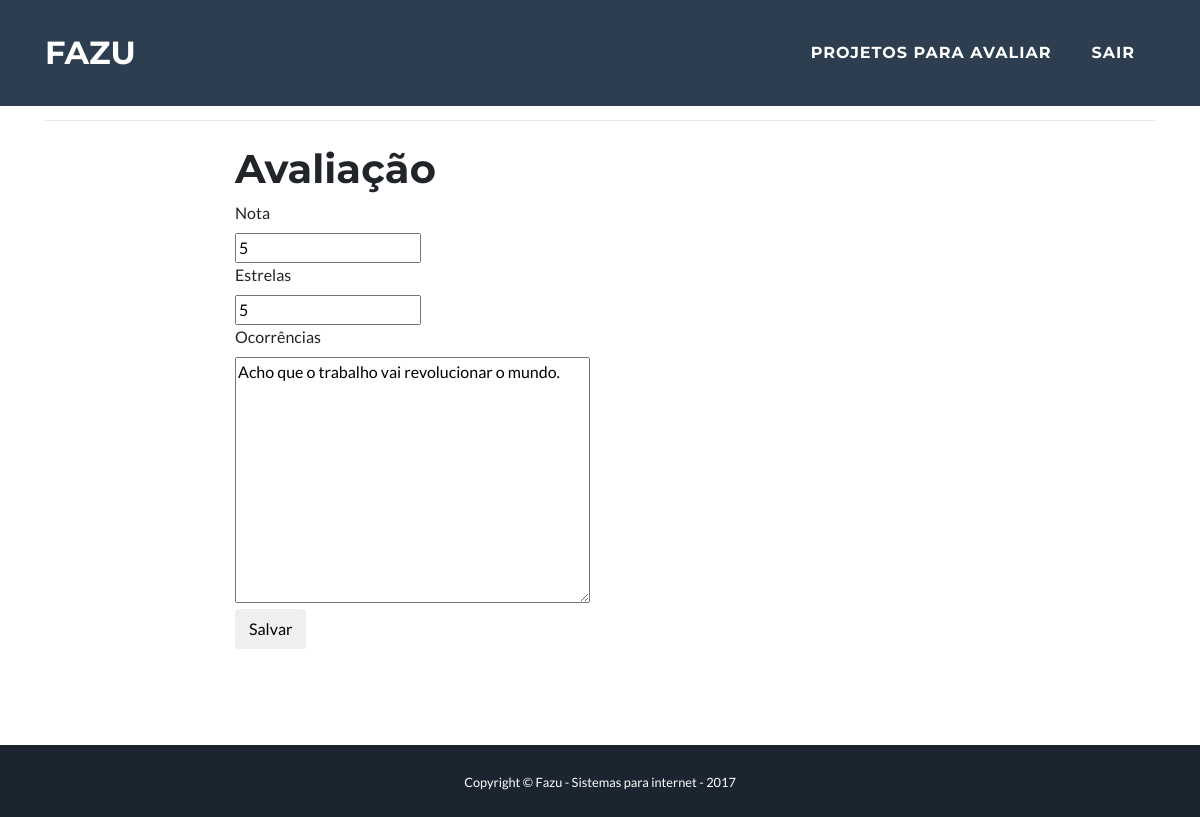
The app's page /projeto/nova_avaliacao/2/ (signed in), older data.
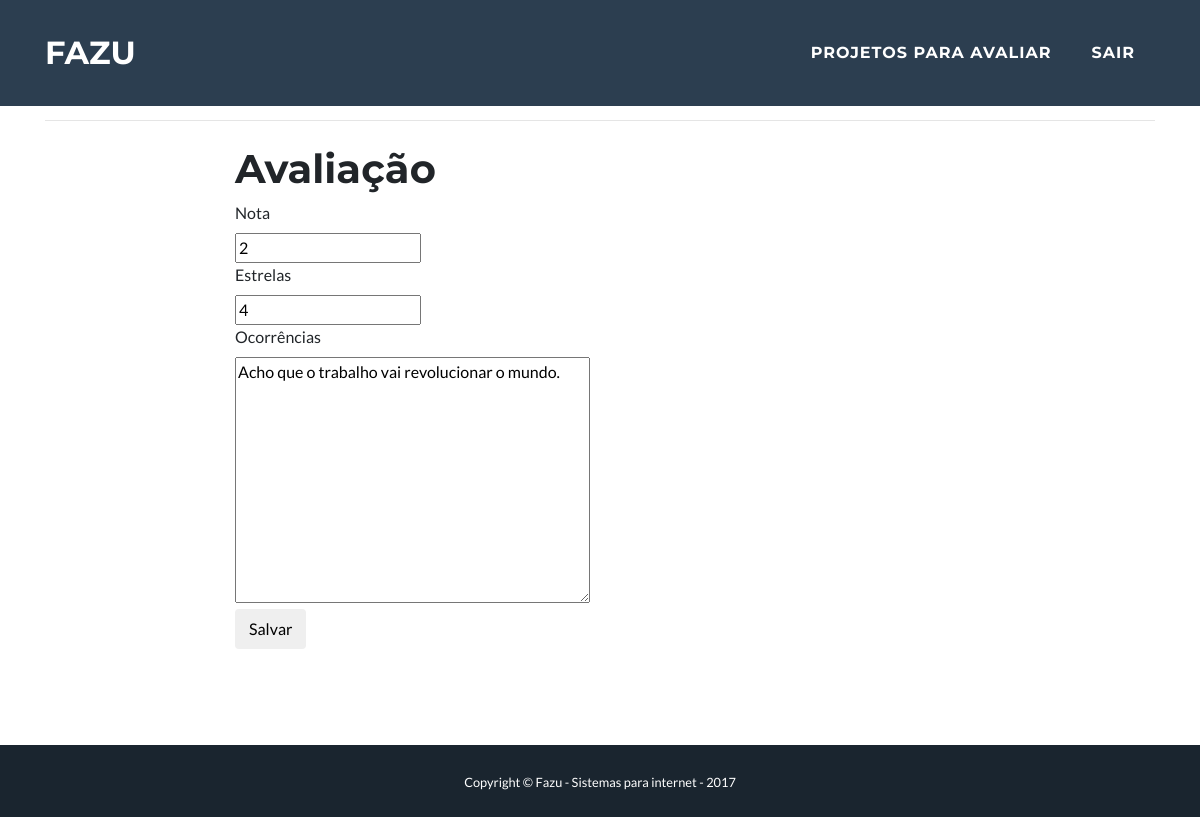
The same page, newer data.
### core/models.py (models this page shows, shortened)
class Avaliacao(models.Model):
	projeto = models.ForeignKey(Projeto,blank=True,null=True)
	avaliador = models.ForeignKey(Avaliador,blank=True,null=True)
	estrelas = models.PositiveIntegerField("Estrelas",blank=True,null=True)
	nota = models.PositiveIntegerField("Nota", blank=True, null=True)
	ocorrencias = models.TextField("Ocorrências", blank=True, null=True)

### core/views.py (the view)
# urls.py: url(r'^projeto/nova_avaliacao/(?P<pk>\d+)/$', views.nova_avaliacao, name='nova_avaliacao'),
@login_required
def nova_avaliacao(request, pk):
	avaliacao = get_object_or_404(Avaliacao, pk=pk)
	if request.method == "POST":
		form = AvaliacaoForm(request.POST, instance=avaliacao)
		if form.is_valid():
			avaliacao = form.save(commit=False)
			avaliacao.save()
			return redirect('projetos_list')
	else:
		print("merda")
		form = AvaliacaoForm(instance=avaliacao)
	return render(request, 'projeto_nova_avaliacao.html',{'form':form})

### core/forms.py
class AvaliacaoForm(forms.ModelForm):
    class Meta:
        model = Avaliacao
        fields = ('nota','estrelas','ocorrencias',)

### templates/projeto_nova_avaliacao.html (shortened to what this page needs)
{% extends 'base.html' %}
{% load i18n %}
{% load crispy_forms_tags %}
{% block container %}
<section id="projetos">
  	<div class="container">
    	<hr class="my-4">
    	<div class="row">
      		<div class="col-lg-8 mx-auto">
			    <h1>Avaliação</h1>
			    <form method="POST" class="post-form">
			        {{ form|crispy }}
			        <button type="submit" class="save btn btn-default">Salvar</button>
			    </form>
      		</div>
      	</div>
    </div>
</section>
{% endblock container %}

### templates/base.html (shortened to what this page needs)
{% load staticfiles %}
<!DOCTYPE html>
<html lang="pt-br">
  <head>
    <link href="{% static 'vendor/bootstrap/css/bootstrap.min.css' %}" rel="stylesheet">
    <link href="{% static 'vendor/font-awesome/css/font-awesome.min.css' %}" rel="stylesheet" type="text/css">
    <link href="{% static 'vendor/magnific-popup/magnific-popup.css' %}" rel="stylesheet" type="text/css">
    <link href="{% static 'css/freelancer.min.css' %}" rel="stylesheet">
  </head>
  <body id="page-top">
    {% include 'navbar.html' %}
    {% block container %}
    {% endblock container %}
    <div class="copyright py-4 text-center text-white">
      <div class="container">
        <small>Copyright &copy; Fazu - Sistemas para internet - 2017</small>
      </div>
    </div>
  </body>
</html>

### templates/navbar.html (shortened to what this page needs)
<nav class="navbar navbar-expand-lg bg-secondary fixed-top text-uppercase" id="mainNav">
  <div class="container">
    <a class="navbar-brand js-scroll-trigger" href="{% url 'home'%}">FAZU</a>
    <div class="collapse navbar-collapse" id="navbarResponsive">
      <ul class="navbar-nav ml-auto">
        {% if request.user.is_authenticated %}
        <li class="nav-item mx-0 mx-lg-1">
          <a class="nav-link py-3 px-0 px-lg-3 rounded js-scroll-trigger" href="/projetos/lista">Projetos para avaliar</a>
        </li>
        {% endif %}
        {% if not request.user.is_authenticated %}
          <li class="nav-item mx-0 mx-lg-1">
          <a class="nav-link py-3 px-0 px-lg-3 rounded js-scroll-trigger" href="/login/">Entrar</a>
          </li>
        {% else %}
          <li class="nav-item mx-0 mx-lg-1">
          <a class="nav-link py-3 px-0 px-lg-3 rounded js-scroll-trigger" href="/logout/">Sair</a>
          </li>
        {% endif %}
      </ul>
    </div>
  </div>
</nav>

Row changes from the older to the newer data that the page shows:
changed Avaliacao "Acho que o trabalho vai revolucionar o mundo.": nota "5" → "2"; estrelas "5" → "4"
